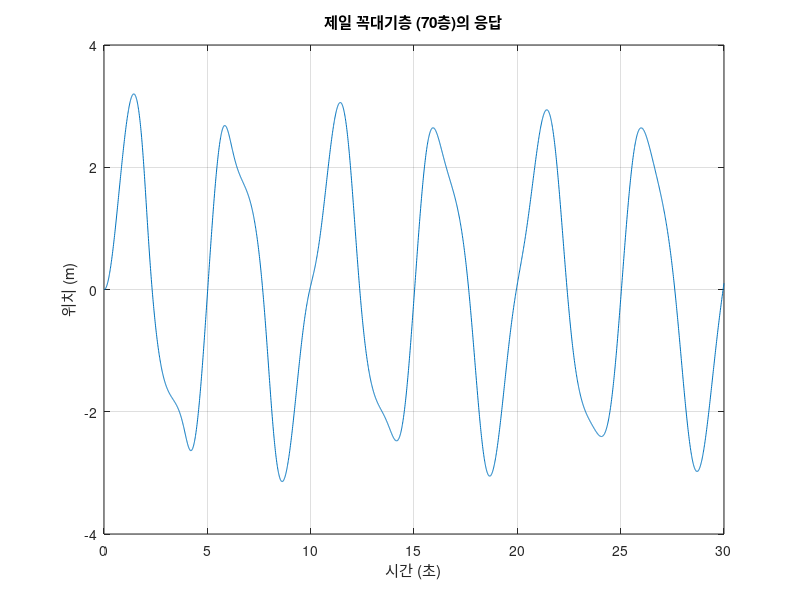

Write the MATLAB code that produced this figure.
clc;
clear all;
close all;

%%

% 시간 변수 정의
dt = 0.01; % 시간 간격 (초)
t_end = 30; % 시뮬레이션 끝 시간 (초)
t = 0:dt:t_end; % 시간 벡터

% 층 수와 자유도 정의
num_floors = 70; % 층 수
num_dofs = num_floors; % 각 층마다 1개의 자유도

% 시스템 매개변수 정의
% 질량 행렬 (kg)
mass_value = 10; % 각 층의 질량 (kg)
M = diag(ones(num_dofs,1) * mass_value); 

% 강성 행렬 (N/m)
stiffness_value = 1e5; % 각 층의 강성 (N/m)
K = diag(2*stiffness_value*ones(num_dofs,1)) - diag(stiffness_value*ones(num_dofs-1,1), 1) - diag(stiffness_value*ones(num_dofs-1,1), -1);

% 감쇠 행렬 (Ns/m)
damping_value = 1000; % 각 층의 감쇠 (Ns/m)
C = diag(2*damping_value*ones(num_dofs,1)) - diag(damping_value*ones(num_dofs-1,1), 1) - diag(damping_value*ones(num_dofs-1,1), -1);

% 층별 풍하중 정의
% 층별 하중을 다르게 설정하기 위해 각 층에 대해 서로 다른 크기의 하중을 설정
% 예를 들어, 하중을 각 층에 비례해서 다르게 설정
F_layers = zeros(num_floors, length(t)); % 층별 하중 초기화

% 각 층에 대해 하중 설정 (사인파 하중 예제)
frequency = 0.2; % 주파수 (Hz)
base_amplitude = 10000; % 기본 진폭 (N)
for layer = 1:num_floors
    % 층별로 하중의 크기를 다르게 설정 (층 수에 따라 진폭을 증가)
    amplitude = base_amplitude * (layer / num_floors); 
    F_layers(layer, :) = amplitude * sin(2 * pi * frequency * t); % 각 층의 사인파 하중
end

% 초기 조건
x = zeros(length(t), num_dofs); % 위치 초기화
v = zeros(length(t), num_dofs); % 속도 초기화
a = zeros(length(t), num_dofs); % 가속도 초기화

% Newmark-beta 방법 매개변수
beta = 0.25; % Newmark-beta 방법의 beta 값
gamma = 0.5; % Newmark-beta 방법의 gamma 값

% 초기 가속도 계산
F_current = F_layers(:, 1); % 초기 하중 벡터
a(1, :) = M \ (F_current - C * v(1, :)' - K * x(1, :)');

% 적분 수행
for i = 1:length(t) - 1
    % 시간 간격
    dt = t(i+1) - t(i);
    
    % 외력 벡터 (각 층별 하중 적용)
    F_current = F_layers(:, i+1);
    
    % 가속도, 속도, 위치 업데이트
    x(i+1, :) = x(i, :) + dt * v(i, :) + dt^2 * ((0.5 - beta) * a(i, :) + beta * a(i+1, :));
    v(i+1, :) = v(i, :) + dt * ((1 - gamma) * a(i, :) + gamma * a(i+1, :));
    a(i+1, :) = M \ (F_current - C * v(i+1, :)' - K * x(i+1, :)');
end

% 결과 시각화 (꼭대기층)
top_floor_index = num_dofs; % 가장 상단 층 인덱스 (70층)
figure;
plot(t, x(:, top_floor_index));
title(sprintf('제일 꼭대기층 (%d층)의 응답', top_floor_index));
xlabel('시간 (초)');
ylabel('위치 (m)');
grid on;